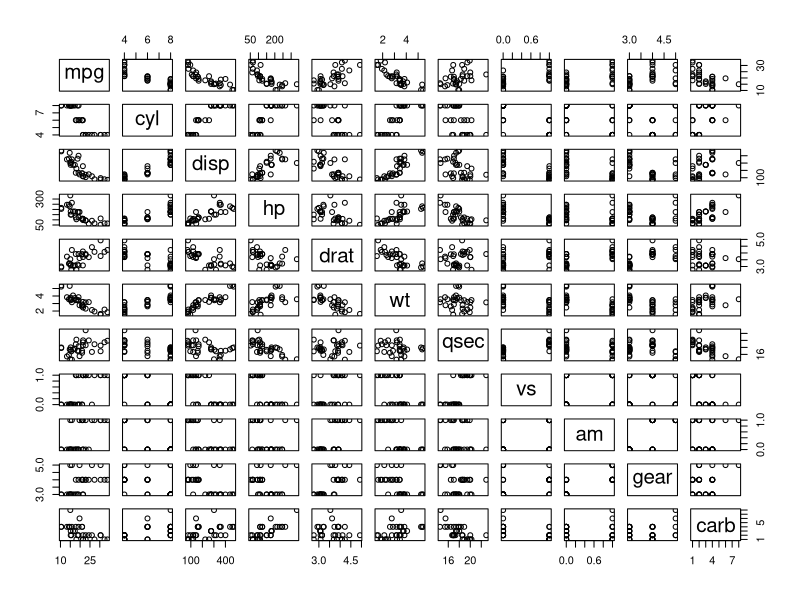
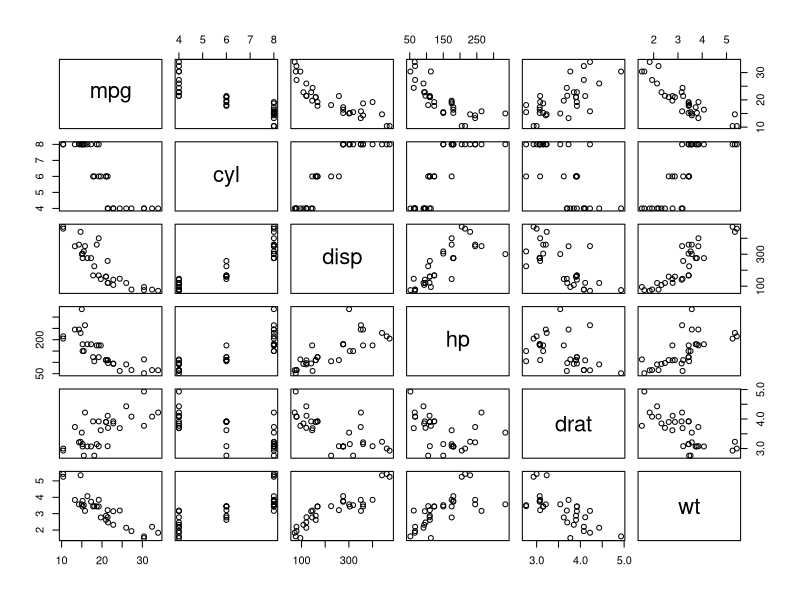
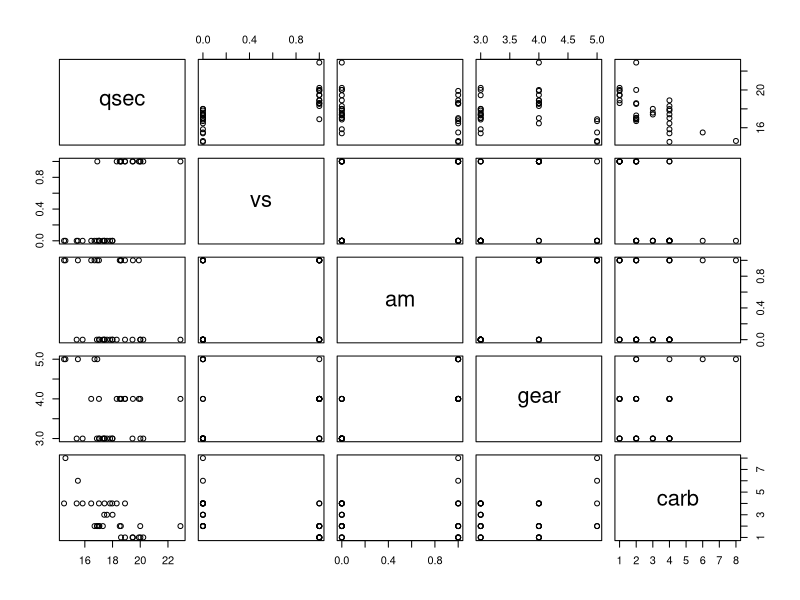
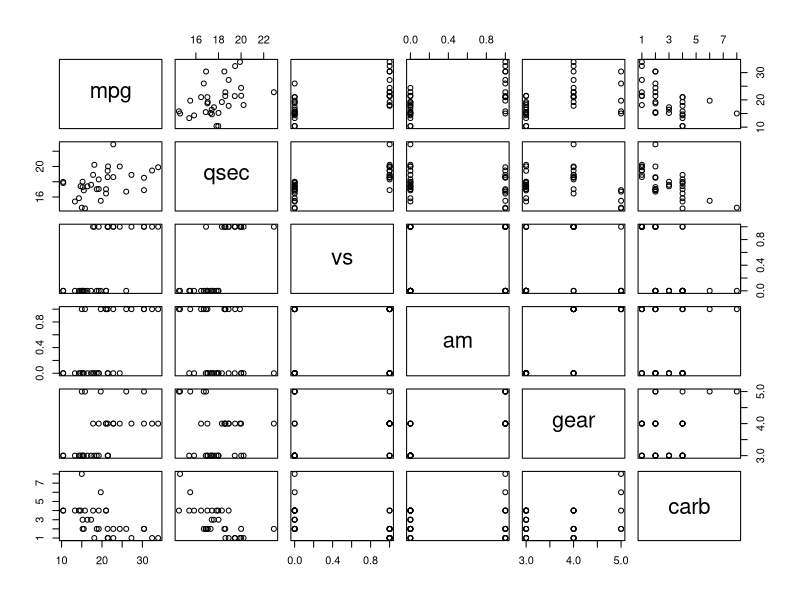
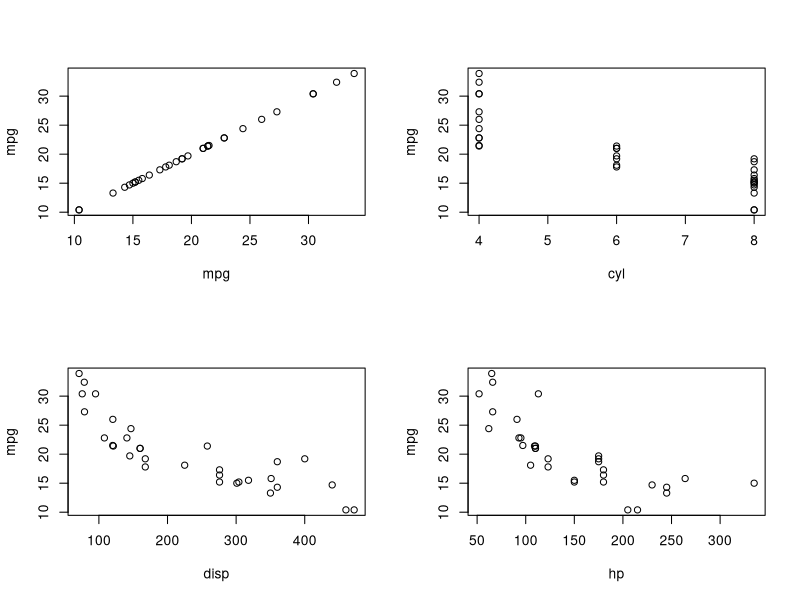
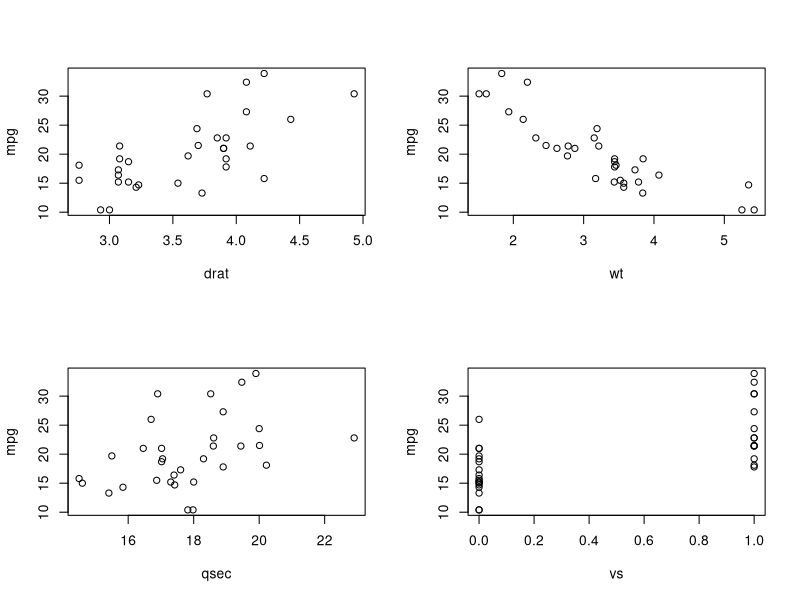
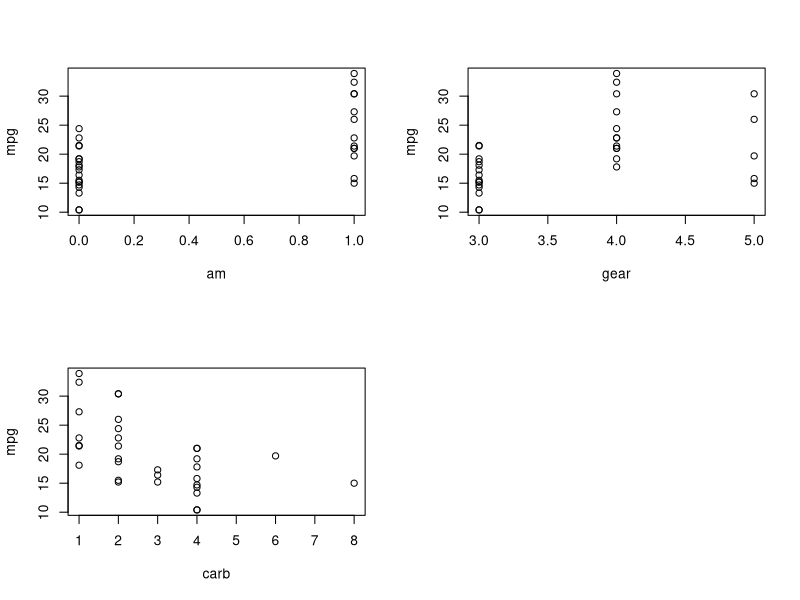
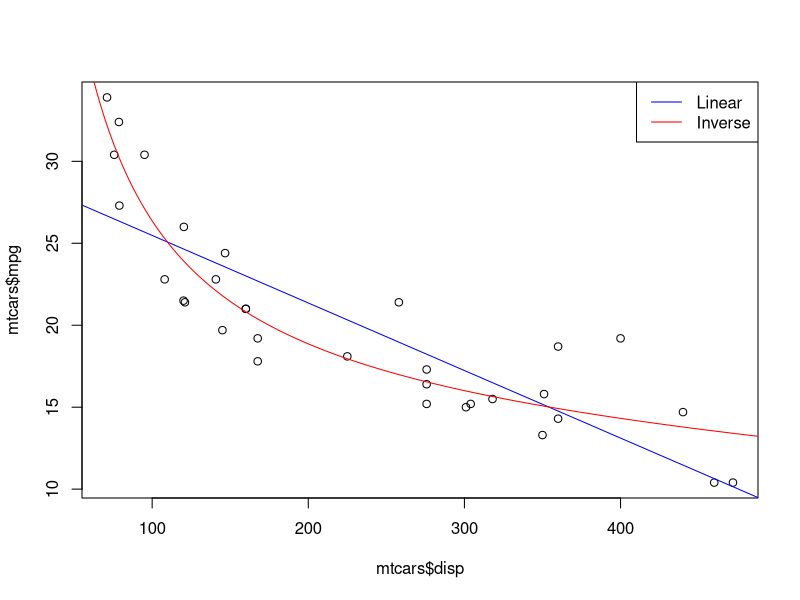

Recreate these plots in R, in order.
# mtcars is a built-in data set provided with R, so it has 
#   default documentation:
?mtcars

# Just to get a quick glimpse of the data:
head(mtcars)

# Variables are the columns, so pick one as a response 
#   that makes senseto use (I will use mpg here), and 
#   the others are all possible predictors.

# 32 rows with 11 columns, the rows are like "observations", 
#   columns are the response with possible predictors
dim(mtcars)

# this shows pairwise scatter plots but as you can tell, 
#   it is very hard to see... We can do a couple of things. 
plot(mtcars)

plot(mtcars[,1:6])

 # ncol just represents "number of columns". there is also 
#   nrow if you want.
plot(mtcars[,7:ncol(mtcars)])

# Since mpg is our response, we are using these plots to 
#   see if there is a pattern between mpg and any of the 
# predictors. So the last line above should be like:
plot(mtcars[, c(1, 7:ncol(mtcars))])

# or we could use a for loop... This may fail with certain
#   datasets, especially depending on syntax, so explore
#   with it a bit if you'd like.

# just extracting the response and storing 
#   the values into a single variable
y <- mtcars$mpg 

# this adjusts our window for plots to be a 2x2 window
par(mfrow=c(2,2)) 
for(i in 1:ncol(mtcars)){
  x <- mtcars[,i] # predictor i
  plot(x, y, 
       xlab=names(mtcars[i]), # just to have the names of the predictors on x-axis
       ylab="mpg")
}
# reset the plot window size back to normal.
par(mfrow=c(1,1)) 

# after running the for loop, click the left arrow "<-" 
#   at the top left of your plot window to cycle through 
#   the plots that were created. 

# looks like disp has some sort of negative correlation, 
#   maybe quadratic or inverse, similar with hp. 
#   drat seems somewhat linear but has a ton of noise, I 
#   would avoid it. wt seems linear, should try that. 
#   qsec does not look good, too noisy (moreso than drat).

# the discrete predictors (vertical lines at values) can 
#   technically be used, but I would avoid for this.

# trying some one-predictor models:

# lm(...) is used to make linear models in R. 
# The syntax is lm(response ~ predictors, data=data)
# There's a lot that can be done with this, ?lm for documentation.
fit.disp <- lm(mpg ~ disp, data=mtcars) # linear
fit.disp2 <- lm(mpg ~ disp + I(disp^2), data=mtcars) # quadratic
fit.disp3 <- lm(mpg ~ disp + I(1/disp), data=mtcars) # inverse/rational/whatever

# getting R^2 (look at adjusted R^2) and AIC of each model
# R^2 is how much variation is explained in the model, AIC 
#   is more like "predictive power". Adjusted R^2 and AIC 
#   both penalize overfitting. 
summary(fit.disp) # p-value being very small indicate a strong relationship
summary(fit.disp2)
summary(fit.disp3)
AIC(fit.disp, fit.disp2, fit.disp3)

# remember to use your scatterplots to try and determine what 
#   kind of relationship exists
fit.hp <- lm(mpg ~ hp, data=mtcars) # linear
fit.hp2 <- lm(mpg ~ hp + I(hp^2), data=mtcars) # quadratic
fit.hp3 <- lm(mpg ~ hp + I(1/hp), data=mtcars) # inverse/rational/whatever

summary(fit.hp)
summary(fit.hp2)
summary(fit.hp3)
AIC(fit.hp, fit.hp2, fit.hp3)

# now trying mpg predicted from wt. looked strongly linear 
#   with some slight offsets in the tail

fit.wt <- lm(mpg ~ wt, data=mtcars)
fit.wt2 <- lm(mpg ~ wt + I(wt^2), data=mtcars)

summary(fit.wt)
summary(fit.wt2)
AIC(fit.wt, fit.wt2)

# do this above process with all possible one-predictor models 
#   you can think of, then compare their AIC and adjusted R^2.

# Of the ones above, fit.disp3 did the best on basis of AIC, 
#   and also on the basis of adjusted R^2. So this is probably 
#   the (m1) I would choose.

# to plot the fitted line for a linear one-predictor model 
#   it is easy:
plot(mtcars$disp, mtcars$mpg)

# this overlays the plot with the best fit line of the form 
#   y=ax+b, changed color to blue to make it more obvious 
abline(fit.disp, col="blue")

# Plotting best fit line with other forms like quadratic, 
#   inverse, etc is a bit more complicated.

x <- mtcars$disp
# getting lots of x values to draw the line through
xmesh <- seq(0.5*min(x), 2*max(x), by=0.1)
yhat <- predict(fit.disp3, 
                newdata=data.frame(disp=xmesh))

# to do this in general, change the capitalized words to your 
#   own model/predictors and such
# x <- DATASET$VARNAME
# xmesh <- seq(min(x)-1, max(x)+1, by=0.1) # don't change
# yhat <- predict(MODEL, newdata=data.frame(VARNAME=xmesh))

# lines(...) connects x and y vectors to each other sequentially
lines(xmesh, yhat, col="red") 
legend("topright", # where to draw the legend
       c("Linear", "Inverse"), # line names
       lty=c(1,1),  # just leave this as 1 for each line you're drawing)
       col=c("blue", "red") # colors of lines
)
summary(fit.disp3)
# so the fitted model is:
# yhat = beta_0hat + beta_1hat*x + beta_2hat*(1/x) which is 
# mpg = 12.94 - 0.005277disp + 1395/disp

m1 <- fit.disp3 # so we are saying fit.disp3 is our choice for m1




# YOU WILL NOT BE PLOTTING LINES FOR MODEL 2! 
# It is impossible to visualize anything with >2 predictors, 
#   each predictor you add adds another dimension to the data. 
# Two predictors = 3-dimensional, 3+ predictors = good luck LUL

# now for Model 2... Do the same as model 1 but now with many 
#   more possibilities, here are some:
m2.1 <- lm(mpg ~ wt + I(wt^2) + disp + I(disp^2) + I(1/disp) + hp + I(hp^2) + carb + I(carb^2), data=mtcars)
summary(m2.1)
AIC(m1, m2.1)

# R^2 is better slightly, as is m1, but the summary shows a LOT 
#   of stuffwe don't need. Remove those with very high p-values 
#   (the last column, Pr(>|t|)), namely carb:
m2.2 <- lm(mpg ~ wt + I(wt^2) + disp + I(disp^2) + I(1/disp) + hp + I(hp^2), data=mtcars)
summary(m2.2)
AIC(m1, m2.1, m2.2)
# again, a bit better.

# and just to give some ideas and how you can work with syntax:

# making a model using ALL predictors that are possible 
#   (linear form), this is not using quadratic terms, cubics, 
#   inverses, interactions, etc etc
m2.all <- lm(mpg ~ ., data=mtcars)
summary(m2.all)

# all predictors but removing carb:
m2.nocarb <- lm(mpg ~ . - carb, data=mtcars)
summary(m2.nocarb)

# "interaction terms" means putting two predictors together in 
#   a way. Using * gives the linear predictors as well as 
#   interaction, if you use : then its JUST interaction
m2.int_disp_wt <- lm(mpg ~ disp*wt, data=mtcars)
summary(m2.int_disp_wt)

m2.int_only <- lm(mpg ~ disp:wt, data=mtcars)
summary(m2.int_only)
AIC(m2.1, m2.2, m2.all, m2.int_disp_wt, m2.int_only, m2.nocarb)

# so in summary, m2's best model from what we made is 
#   probably m2.2
m2 <- m2.2
summary(m1) 
summary(m2)
AIC(m1, m2)

#       R^2      AIC 
# m1: 0.8526  149.3468
# m2: 0.8856  145.2009

# so m2 explains more variability in this data set 
#   (88.56% vs 85.26%), and also has better predictive 
#   power on the basis of AIC.